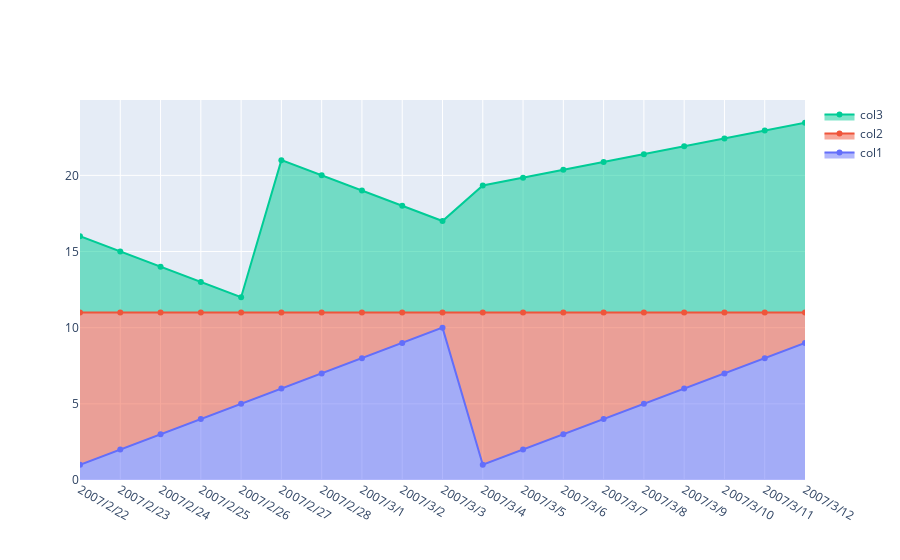

Notebook source saved alongside this figure:
### Code cell
fill_line_color = 'rgba(144, 238, 144, 0)'
fill_color = 'rgba(144, 238, 144, 0.3)'
fill_line_color2 = 'rgba(234, 238, 144, 0)'
fill_color2 = 'rgba(234, 238, 144, 0.3)'

fig = go.Figure()
fig.add_trace(go.Scatter(x=df.index, y=df['col1'], name = 'col1', fill='tozeroy'))
fig.add_trace(go.Scatter(x=df.index, y=(df['col1'] + df['col2']), name = 'col2', fill='tonexty'))
fig.add_trace(go.Scatter(x=df.index, y=(df['col1'] + df['col2'] + df['col3']), name = 'col3', fill='tonexty'))

fig.show()

### Figure 1 — Plotly figure (JSON) as saved in the notebook; plotly's stock layout.template omitted (floating-point values rounded to 4 significant figures)
{"data": [{"fill": "tozeroy", "name": "col1", "type": "scatter", "x": ["2007/2/22", "2007/2/23", "2007/2/24", "2007/2/25", "2007/2/26", "2007/2/27", "2007/2/28", "2007/3/1", "2007/3/2", "2007/3/3", "2007/3/4", "2007/3/5", "2007/3/6", "2007/3/7", "2007/3/8", "2007/3/9", "2007/3/10", "2007/3/11", "2007/3/12"], "y": [1, 2, 3, 4, 5, 6, 7, 8, 9, 10, 1, 2, 3, 4, 5, 6, 7, 8, 9]}, {"fill": "tonexty", "name": "col2", "type": "scatter", "x": ["2007/2/22", "2007/2/23", "2007/2/24", "2007/2/25", "2007/2/26", "2007/2/27", "2007/2/28", "2007/3/1", "2007/3/2", "2007/3/3", "2007/3/4", "2007/3/5", "2007/3/6", "2007/3/7", "2007/3/8", "2007/3/9", "2007/3/10", "2007/3/11", "2007/3/12"], "y": [11, 11, 11, 11, 11, 11, 11, 11, 11, 11, 11, 11, 11, 11, 11, 11, 11, 11, 11]}, {"fill": "tonexty", "name": "col3", "type": "scatter", "x": ["2007/2/22", "2007/2/23", "2007/2/24", "2007/2/25", "2007/2/26", "2007/2/27", "2007/2/28", "2007/3/1", "2007/3/2", "2007/3/3", "2007/3/4", "2007/3/5", "2007/3/6", "2007/3/7", "2007/3/8", "2007/3/9", "2007/3/10", "2007/3/11", "2007/3/12"], "y": [16, 15, 14, 13, 12, 21, 20, 19, 18, 17, 19.33, 19.85, 20.36, 20.88, 21.39, 21.91, 22.42, 22.94, 23.45]}], "layout": {}}
